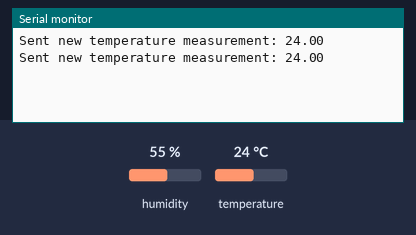
Simulated run of this sketch. Board: Arduino Uno, built with avr-gcc and run on an emulated ATmega328P. Shown: the last lines printed to the serial monitor. The test bench sets the inputs (shaded band); at power-on: temperature 24 °C, humidity 55 %.

Above: at 8.8 s.
8.9 s: temperature set to 12 °C
At 12.6 s:
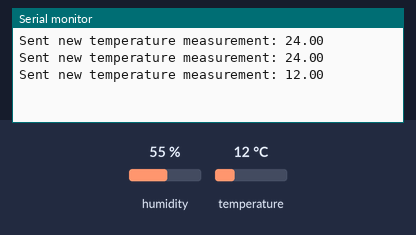
14.9 s: temperature set to 19 °C
At 16.7 s:
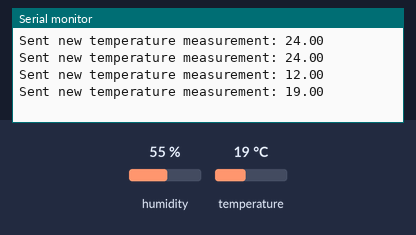
Timing chart, 0 to 18.2 s (numbered marks = the images above; inputs shaded):
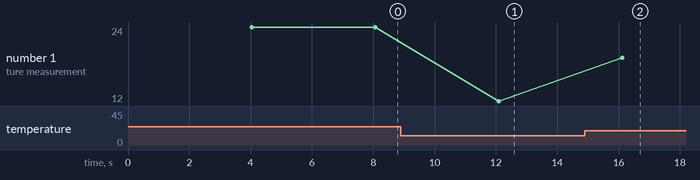

Measured:
- after the input at 8.9 s, the serial monitor: prints a new line after 3.2 s (image 1)
- after the input at 14.9 s, the serial monitor: prints a new line after 1.2 s (image 2)
- plotted number 1: 24 → 12 after the input at 8.9 s, 12 → 19 after the input at 14.9 s

The sketch:

TemperatureModule.ino
```cpp
#include "DHT.h"
#include <AltSoftSerial.h>

#define DHTPIN 4
#define DHTTYPE DHT11

AltSoftSerial commSerial;

DHT dht(DHTPIN, DHTTYPE);

void setup() {
  Serial.begin(9600);
  commSerial.begin(9600);

  dht.begin();
}

void loop() {
  delay(4000);

  float temperature = dht.readTemperature();

  if (isnan(temperature)) {
    Serial.println(F("Failed to read from DHT sensor!"));
    return;
  }

  commSerial.print(temperature);
  Serial.print("Sent new temperature measurement: ");
  Serial.println(temperature);
}
```
